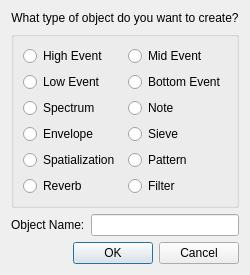
<?xml version="1.0" encoding="UTF-8"?>
<ui version="4.0">
 <class>FileNewObject</class>
 <widget class="QDialog" name="FileNewObject">
  <property name="windowTitle">
   <string>Create New Object</string>
  </property>

  <layout class="QVBoxLayout" name="objMainLayout">
    <item>
      <widget class="QLabel" name="objLabelTitle">
       <property name="text">
        <string>What type of object do you want to create?</string>
       </property>
       <property name="alignment"><set>Qt::AlignCenter</set></property>
      </widget>
    </item>

    <item>
    <widget class="QGroupBox" name="objectGroup">
      <layout class="QVBoxLayout" name="objectGroupLayout">
      <item>
        <layout class="QHBoxLayout" name="objectGroup2Layout">
            <item>
                <widget class="QRadioButton" name="buttonHigh">
                <property name="text"><string>High Event</string></property>
                </widget>
            </item>
            <item>
                <widget class="QRadioButton" name="buttonMid">
                <property name="text"><string>Mid Event</string></property>
                </widget>
            </item>
        </layout>
      </item>
      <item>
        <layout class="QHBoxLayout" name="objectGroup4Layout">
            <item>
                <widget class="QRadioButton" name="buttonLow">
                <property name="text"><string>Low Event</string></property>
                </widget>
            </item>
            <item>
                <widget class="QRadioButton" name="buttonBottom">
                <property name="text"><string>Bottom Event</string></property>
                </widget>
            </item>
        </layout>
      </item>
      <item>
        <layout class="QHBoxLayout" name="objectGroup6Layout">
            <item>
                <widget class="QRadioButton" name="buttonSpectrum">
                <property name="text"><string>Spectrum</string></property>
                </widget>
            </item>
             <item>
                <widget class="QRadioButton" name="buttonNote">
                <property name="text"><string>Note</string></property>
                </widget>
            </item>
        </layout>
      </item>
      <item>
        <layout class="QHBoxLayout" name="objectGroup8Layout">
            <item>
                <widget class="QRadioButton" name="buttonEnv">
                <property name="text"><string>Envelope</string></property>
                </widget>
            </item>
            <item>
                <widget class="QRadioButton" name="buttonSiv">
                <property name="text"><string>Sieve</string></property>
                </widget>
            </item>
        </layout>
      </item>
      <item>
        <layout class="QHBoxLayout" name="objectGroup10Layout">
            <item>
                <widget class="QRadioButton" name="buttonSpa">
                <property name="text"><string>Spatialization</string></property>
                </widget>
            </item>
            <item>
                <widget class="QRadioButton" name="buttonPat">
                <property name="text"><string>Pattern</string></property>
                </widget>
            </item>
        </layout>
      </item>
      <item>
        <layout class="QHBoxLayout" name="objectGroup12Layout">
            <item>
                <widget class="QRadioButton" name="buttonRev">
                <property name="text"><string>Reverb</string></property>
                </widget>
            </item>
            <item>
                <widget class="QRadioButton" name="buttonFil">
                <property name="text"><string>Filter</string></property>
                </widget>
            </item>
        </layout>
      </item>
      <!-- <item>
        <layout class="QHBoxLayout" name="objectGroup14Layout">
            <item>
                <widget class="QRadioButton" name="buttonMea">
                <property name="text"><string>Measurement</string></property>
                </widget>
            </item>
        </layout>
      </item> -->
      </layout>
    </widget>
    </item>

    <item>
        <layout class="QHBoxLayout" name="objNameLayout">
            <item>
                <widget class="QLabel" name="objNameLabel">
                    <property name="text"><string>Object Name:</string></property>
                </widget>
            </item>
            <item>
                <widget class="QLineEdit" name="objNameEntry"/>
            </item>
        </layout>
    </item>

   <item>
    <widget class="QDialogButtonBox" name="objButtonBox">
     <property name="standardButtons">
      <set>QDialogButtonBox::Ok|QDialogButtonBox::Cancel</set>
     </property>
    </widget>
   </item>
  </layout>
 </widget>
 <resources/>
 <connections/>
</ui>
